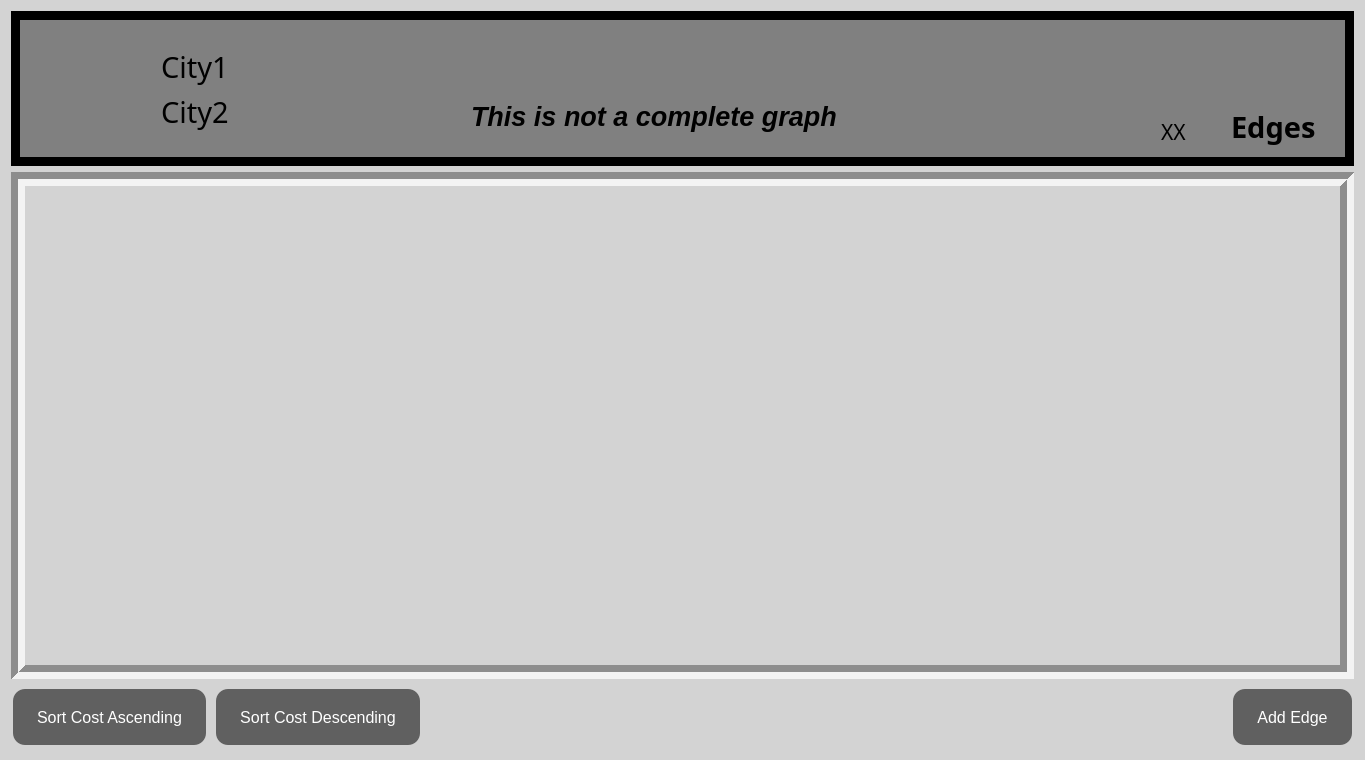
<?xml version="1.0" encoding="UTF-8"?>
<ui version="4.0">
 <class>ValidTripsScene</class>
 <widget class="QWidget" name="ValidTripsScene">
  <property name="geometry">
   <rect>
    <x>0</x>
    <y>0</y>
    <width>1359</width>
    <height>760</height>
   </rect>
  </property>
  <property name="maximumSize">
   <size>
    <width>16777215</width>
    <height>16777215</height>
   </size>
  </property>
  <property name="windowTitle">
   <string>Form</string>
  </property>
  <property name="autoFillBackground">
   <bool>false</bool>
  </property>
  <property name="styleSheet">
   <string notr="true">background-color: rgb(211, 211, 211);</string>
  </property>
  <layout class="QGridLayout" name="gridLayout">
   <item row="2" column="0">
    <layout class="QHBoxLayout" name="horizontalLayout_5">
     <item>
      <widget class="QPushButton" name="sortAscending">
       <property name="sizePolicy">
        <sizepolicy hsizetype="Expanding" vsizetype="Expanding">
         <horstretch>40</horstretch>
         <verstretch>121</verstretch>
        </sizepolicy>
       </property>
       <property name="styleSheet">
        <string notr="true">QPushButton {
    background-color: #606060; /* Slightly darker gray */
    border: none;
    color: white;
    padding: 10px 24px;
    text-align: center;
    text-decoration: none;
    display: inline-block;
    font-size: 16px;
    margin: 4px 2px;
    cursor: pointer;
    border-radius: 12px; /* Set the border radius to make it rounded */
}

QPushButton:hover {
    background-color: #404040 /* Darker gray when hovered */
}

QPushButton:pressed {
    background-color: #999999; /* Even darker gray when pressed */
}
</string>
       </property>
       <property name="text">
        <string>Sort Cost Ascending</string>
       </property>
      </widget>
     </item>
     <item>
      <widget class="QPushButton" name="sortDescending">
       <property name="sizePolicy">
        <sizepolicy hsizetype="Expanding" vsizetype="Expanding">
         <horstretch>42</horstretch>
         <verstretch>121</verstretch>
        </sizepolicy>
       </property>
       <property name="styleSheet">
        <string notr="true">QPushButton {
    background-color: #606060; /* Slightly darker gray */
    border: none;
    color: white;
    padding: 10px 24px;
    text-align: center;
    text-decoration: none;
    display: inline-block;
    font-size: 16px;
    margin: 4px 2px;
    cursor: pointer;
    border-radius: 12px; /* Set the border radius to make it rounded */
}

QPushButton:hover {
    background-color: #404040 /* Darker gray when hovered */
}

QPushButton:pressed {
    background-color: #999999; /* Even darker gray when pressed */
}
</string>
       </property>
       <property name="text">
        <string>Sort Cost Descending</string>
       </property>
      </widget>
     </item>
     <item>
      <spacer name="horizontalSpacer">
       <property name="orientation">
        <enum>Qt::Vertical</enum>
       </property>
       <property name="sizeType">
        <enum>QSizePolicy::Fixed</enum>
       </property>
       <property name="sizeHint" stdset="0">
        <size>
         <width>803</width>
         <height>64</height>
        </size>
       </property>
      </spacer>
     </item>
     <item>
      <widget class="QPushButton" name="pushButton">
       <property name="sizePolicy">
        <sizepolicy hsizetype="Expanding" vsizetype="Expanding">
         <horstretch>40</horstretch>
         <verstretch>121</verstretch>
        </sizepolicy>
       </property>
       <property name="minimumSize">
        <size>
         <width>0</width>
         <height>18</height>
        </size>
       </property>
       <property name="maximumSize">
        <size>
         <width>16777215</width>
         <height>16777215</height>
        </size>
       </property>
       <property name="sizeIncrement">
        <size>
         <width>0</width>
         <height>18</height>
        </size>
       </property>
       <property name="baseSize">
        <size>
         <width>0</width>
         <height>8</height>
        </size>
       </property>
       <property name="styleSheet">
        <string notr="true">QPushButton {
    background-color: #606060; /* Slightly darker gray */
    border: none;
    color: white;
    padding: 10px 24px;
    text-align: center;
    text-decoration: none;
    display: inline-block;
    font-size: 16px;
    margin: 4px 2px;
    cursor: pointer;
    border-radius: 12px; /* Set the border radius to make it rounded */
}

QPushButton:hover {
    background-color: #404040 /* Darker gray when hovered */
}

QPushButton:pressed {
    background-color: #999999; /* Even darker gray when pressed */
}
</string>
       </property>
       <property name="text">
        <string>Add Edge</string>
       </property>
      </widget>
     </item>
    </layout>
   </item>
   <item row="1" column="0">
    <widget class="QScrollArea" name="scrollArea">
     <property name="sizePolicy">
      <sizepolicy hsizetype="Expanding" vsizetype="Preferred">
       <horstretch>0</horstretch>
       <verstretch>124</verstretch>
      </sizepolicy>
     </property>
     <property name="styleSheet">
      <string notr="true">background-color: rgb(211, 211, 211);</string>
     </property>
     <property name="frameShape">
      <enum>QFrame::Box</enum>
     </property>
     <property name="lineWidth">
      <number>7</number>
     </property>
     <property name="midLineWidth">
      <number>0</number>
     </property>
     <property name="widgetResizable">
      <bool>true</bool>
     </property>
     <widget class="QWidget" name="scrollAreaWidgetContents_3">
      <property name="geometry">
       <rect>
        <x>0</x>
        <y>0</y>
        <width>1309</width>
        <height>476</height>
       </rect>
      </property>
      <property name="sizePolicy">
       <sizepolicy hsizetype="Preferred" vsizetype="Preferred">
        <horstretch>0</horstretch>
        <verstretch>0</verstretch>
       </sizepolicy>
      </property>
      <layout class="QVBoxLayout" name="verticalLayout_3"/>
     </widget>
    </widget>
   </item>
   <item row="0" column="0">
    <widget class="QFrame" name="frame">
     <property name="sizePolicy">
      <sizepolicy hsizetype="Preferred" vsizetype="Expanding">
       <horstretch>100</horstretch>
       <verstretch>38</verstretch>
      </sizepolicy>
     </property>
     <property name="autoFillBackground">
      <bool>false</bool>
     </property>
     <property name="styleSheet">
      <string notr="true">background-color: rgb(128, 128, 128);</string>
     </property>
     <property name="frameShape">
      <enum>QFrame::Box</enum>
     </property>
     <property name="frameShadow">
      <enum>QFrame::Plain</enum>
     </property>
     <property name="lineWidth">
      <number>9</number>
     </property>
     <widget class="QLabel" name="city1Label">
      <property name="geometry">
       <rect>
        <x>150</x>
        <y>30</y>
        <width>271</width>
        <height>51</height>
       </rect>
      </property>
      <property name="sizePolicy">
       <sizepolicy hsizetype="Preferred" vsizetype="Preferred">
        <horstretch>0</horstretch>
        <verstretch>0</verstretch>
       </sizepolicy>
      </property>
      <property name="font">
       <font>
        <family>MV Boli</family>
        <pointsize>22</pointsize>
        <bold>false</bold>
       </font>
      </property>
      <property name="text">
       <string>City1</string>
      </property>
     </widget>
     <widget class="QLabel" name="city2Label">
      <property name="geometry">
       <rect>
        <x>150</x>
        <y>80</y>
        <width>271</width>
        <height>41</height>
       </rect>
      </property>
      <property name="sizePolicy">
       <sizepolicy hsizetype="Preferred" vsizetype="Preferred">
        <horstretch>0</horstretch>
        <verstretch>0</verstretch>
       </sizepolicy>
      </property>
      <property name="font">
       <font>
        <family>MV Boli</family>
        <pointsize>22</pointsize>
        <bold>false</bold>
       </font>
      </property>
      <property name="text">
       <string>City2</string>
      </property>
     </widget>
     <widget class="QLabel" name="numEdges">
      <property name="geometry">
       <rect>
        <x>1150</x>
        <y>100</y>
        <width>111</width>
        <height>41</height>
       </rect>
      </property>
      <property name="font">
       <font>
        <family>MV Boli</family>
        <pointsize>16</pointsize>
       </font>
      </property>
      <property name="text">
       <string>XX</string>
      </property>
     </widget>
     <widget class="QLabel" name="label">
      <property name="geometry">
       <rect>
        <x>1220</x>
        <y>90</y>
        <width>101</width>
        <height>51</height>
       </rect>
      </property>
      <property name="font">
       <font>
        <family>Trebuchet MS</family>
        <pointsize>22</pointsize>
        <bold>true</bold>
       </font>
      </property>
      <property name="text">
       <string>Edges</string>
      </property>
     </widget>
     <widget class="QLabel" name="label_2">
      <property name="geometry">
       <rect>
        <x>30</x>
        <y>30</y>
        <width>91</width>
        <height>101</height>
       </rect>
      </property>
      <property name="font">
       <font>
        <family>Segoe UI Black</family>
        <italic>true</italic>
        <bold>true</bold>
       </font>
      </property>
      <property name="text">
       <string/>
      </property>
      <property name="pixmap">
       <pixmap resource="icons.qrc">:/icons/icons/arrows.svg</pixmap>
      </property>
      <property name="scaledContents">
       <bool>true</bool>
      </property>
     </widget>
     <widget class="QLabel" name="isComplete">
      <property name="geometry">
       <rect>
        <x>460</x>
        <y>80</y>
        <width>461</width>
        <height>51</height>
       </rect>
      </property>
      <property name="font">
       <font>
        <pointsize>20</pointsize>
        <italic>true</italic>
        <bold>true</bold>
       </font>
      </property>
      <property name="text">
       <string>This is not a complete graph</string>
      </property>
     </widget>
    </widget>
   </item>
  </layout>
 </widget>
 <resources>
  <include location="icons.qrc"/>
 </resources>
 <connections/>
</ui>
